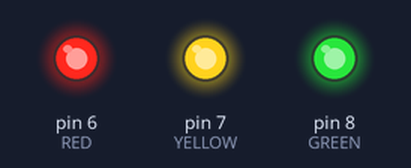
A sketch run on a simulated Arduino Uno, built with avr-gcc and run on an emulated ATmega328P. Shown: output pins drawn as LEDs (lit = HIGH).

Above: at 0.02 s.
At 2.87 s:
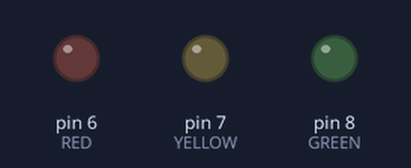
Timing chart, 0 to 3.2 s (numbered marks = the images above):
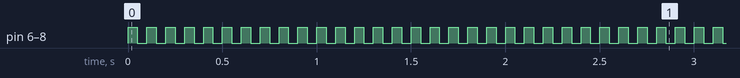

The sketch:

Blink_3LEDS.ino
```cpp
#define RED     6
#define YELLOW  7
#define GREEN   8

void setup() {
  pinMode(RED,OUTPUT);
  pinMode(YELLOW,OUTPUT);
  pinMode(GREEN,OUTPUT);
}

void loop() {
  digitalWrite(RED,digitalRead(RED)^1);
  digitalWrite(YELLOW,digitalRead(YELLOW)^1);
  digitalWrite(GREEN,digitalRead(GREEN)^1);
  delay(50);
}
```

Measured:
- by itself, pin 6 (RED), pin 7 (YELLOW), pin 8 (GREEN): alternates HIGH for 0.05 s and LOW for 0.05 s
